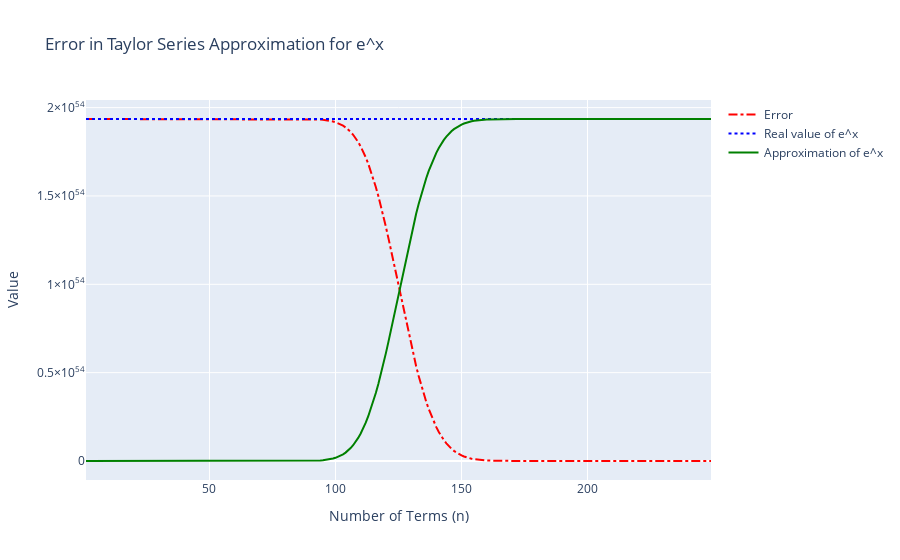

Here is the notebook cell this chart was saved with:
### Markdown cell above
### Very small x

### Code cell
plot_ex(125, range(1,250), precision=20)

### Figure 1 — Plotly figure (JSON) as saved in the notebook; plotly's stock layout.template omitted (floating-point values rounded to 4 significant figures; data arrays with more than 128 entries replaced by an {"elided": "..."} marker saying what was removed)
{"data": [{"line": {"color": "red", "dash": "dashdot"}, "mode": "lines", "name": "Error", "type": "scatter", "x": {"elided": "249 int values"}, "y": {"elided": "249 float values"}}, {"line": {"color": "blue", "dash": "dot"}, "mode": "lines", "name": "Real value of e^x", "type": "scatter", "x": {"elided": "249 int values"}, "y": {"elided": "249 float values"}}, {"line": {"color": "green"}, "mode": "lines", "name": "Approximation of e^x", "type": "scatter", "x": {"elided": "249 int values"}, "y": {"elided": "249 float values"}}], "layout": {"autosize": true, "hovermode": "x unified", "showlegend": true, "title": {"text": "Error in Taylor Series Approximation for e^x"}, "xaxis": {"title": {"text": "Number of Terms (n)"}}, "yaxis": {"title": {"text": "Value"}}}}
